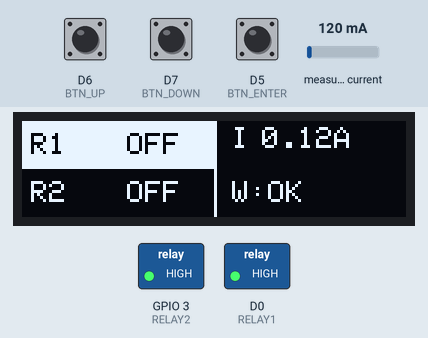
Simulated run of this sketch. Board: ESP8266 (NodeMCU). Parts: 128×32 one-colour display, switched loads named in the sketch (green lamp = pin HIGH). The inputs (shaded band) are chosen by the test bench; at power-on: D5 (BTN_ENTER) HIGH, D6 (BTN_UP) HIGH, D7 (BTN_DOWN) HIGH, measured current 120 mA. WiFi joins after 1.5 s; servers stay silent unless stated; uploads are accepted with an empty reply.

Above: at 2.7 s.
2.8 s: D5 (BTN_ENTER) pulled LOW for 3.2 s
At 7.0 s:
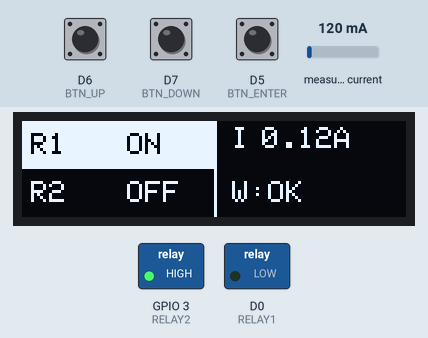
7.5 s: D6 (BTN_UP) pulled LOW for 0.15 s
At 8.9 s:
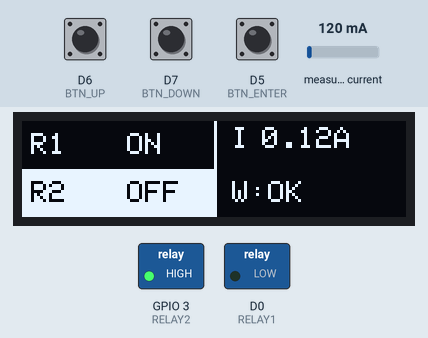
9.3 s: D5 (BTN_ENTER) pulled LOW for 0.15 s
At 11.0 s:
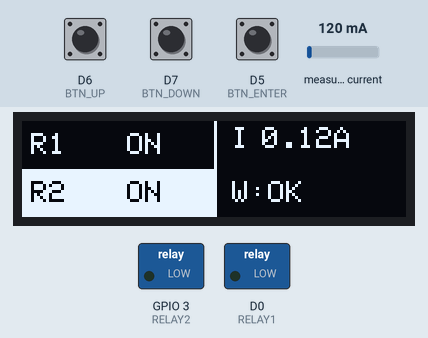
11.6 s: D7 (BTN_DOWN) pulled LOW for 0.15 s
At 13.1 s:
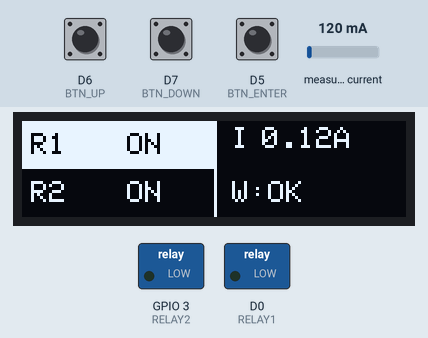
13.4 s: D5 (BTN_ENTER) pulled LOW for 1 s
At 15.3 s:
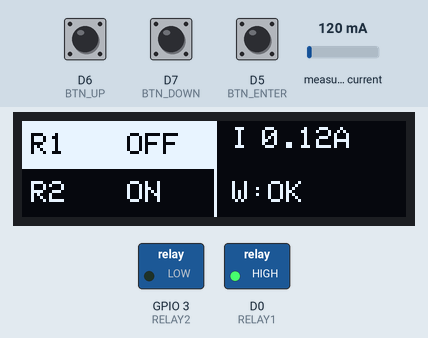
15.9 s: D6 (BTN_UP) pulled LOW for 1 s
At 16.8 s:
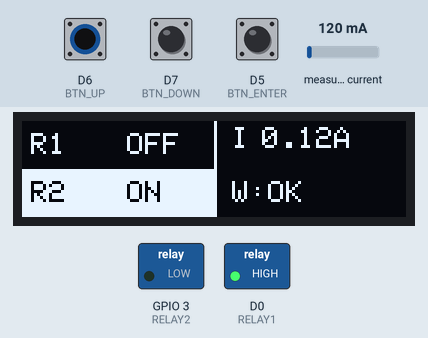
Timing chart, 0 to 18.9 s (numbered marks = the images above; inputs shaded):
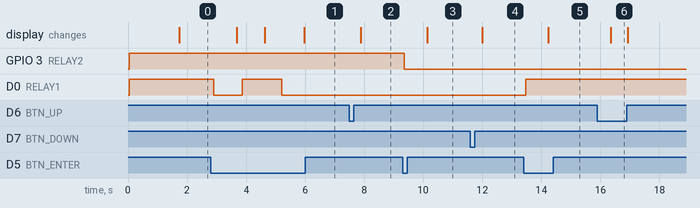

The sketch:

slave_2.ino
```cpp
#include <Wire.h>
#include <Adafruit_GFX.h>
#include <Adafruit_SSD1306.h>
#include <ESP8266WiFi.h>
#include <ESP8266HTTPClient.h>
#include <WiFiClient.h>
#include "EmonLib.h"                    // ← add this

// ---- OLED ----
Adafruit_SSD1306 display(128, 32, &Wire, -1);

// ---- Buttons ----
#define BTN_UP    D6
#define BTN_DOWN  D7
#define BTN_ENTER D5

// ---- Relays ----
#define RELAY1 D0
#define RELAY2 3

// ---- WiFi ----
#define SLAVE_ID    2             // ← 2 for second slave
#define AP_SSID     "SuperSlave_AP"
#define AP_PASSWORD "12345678"
#define MASTER_IP   "192.168.4.1"

const char* items[2] = {"R1", "R2"};
bool state[2] = {false, false};
int selected = 0;

WiFiClient wifiClient;
EnergyMonitor emon1;               // ← add this

// ---------------- CURRENT ----------------
float readCurrent() {
  double Irms = emon1.calcIrms(1480);
  if (Irms < 0.10) Irms = 0.0;
  return (float)Irms;
}

// ---------------- RELAY ----------------
void applyRelay(int i) {
  if (i == 0) digitalWrite(RELAY1, state[0] ? LOW : HIGH);
  else        digitalWrite(RELAY2, state[1] ? LOW : HIGH);
}

// ---------------- SEND STATUS ----------------
void sendStatus() {
  if (WiFi.status() != WL_CONNECTED) return;

  HTTPClient http;
  String url = "http://" + String(MASTER_IP) + "/update";
  http.begin(wifiClient, url);
  http.addHeader("Content-Type", "application/x-www-form-urlencoded");

  float current = readCurrent();
  String body = "id=" + String(SLAVE_ID)
              + "&r1=" + (state[0] ? "1" : "0")
              + "&r2=" + (state[1] ? "1" : "0")
              + "&cur=" + String(current, 2);

  http.POST(body);
  http.end();
}

// ---------------- UI ----------------
void drawUI() {
  float current = readCurrent();

  display.clearDisplay();
  display.setTextSize(1);
  display.setTextColor(WHITE);
  display.drawLine(64, 0, 64, 32, WHITE);

  for (int i = 0; i < 2; i++) {
    int y = i * 16;
    if (i == selected) {
      display.fillRect(0, y, 64, 16, WHITE);
      display.setTextColor(BLACK);
    } else {
      display.setTextColor(WHITE);
    }
    display.setCursor(3, y + 4);
    display.print(items[i]);
    display.setCursor(35, y + 4);
    display.print(state[i] ? "ON" : "OFF");
  }

  display.setTextColor(WHITE);
  display.setCursor(70, 2);
  display.print("I");
  display.setCursor(80, 2);
  display.print(current, 2);
  display.print("A");

  display.setCursor(70, 20);
  display.print(WiFi.status() == WL_CONNECTED ? "W:OK" : "W:--");

  display.display();
}

// ---------------- SETUP ----------------
void setup() {
  Wire.begin(D2, D1);
  display.begin(SSD1306_SWITCHCAPVCC, 0x3C);
  display.setRotation(2);

  display.clearDisplay();
  display.setTextColor(WHITE);
  display.setCursor(0, 8);
  display.print("Connecting WiFi..");
  display.display();

  pinMode(BTN_UP,    INPUT_PULLUP);
  pinMode(BTN_DOWN,  INPUT_PULLUP);
  pinMode(BTN_ENTER, INPUT_PULLUP);
  pinMode(RELAY1, OUTPUT);
  pinMode(RELAY2, OUTPUT);
  digitalWrite(RELAY1, HIGH);
  digitalWrite(RELAY2, HIGH);

  emon1.current(A0, 16.1);        // ← add this

  WiFi.mode(WIFI_STA);
  WiFi.begin(AP_SSID, AP_PASSWORD);
  unsigned long t = millis();
  while (WiFi.status() != WL_CONNECTED && millis() - t < 8000) {
    delay(300);
  }
}

// ---------------- LOOP ----------------
void loop() {
  if (digitalRead(BTN_UP) == LOW) {
    selected--;
    if (selected < 0) selected = 1;
    delay(200);
    drawUI();
  }

  if (digitalRead(BTN_DOWN) == LOW) {
    selected++;
    if (selected > 1) selected = 0;
    delay(200);
    drawUI();
  }

  if (digitalRead(BTN_ENTER) == LOW) {
    state[selected] = !state[selected];
    applyRelay(selected);
    sendStatus();
    delay(200);
    drawUI();
  }

  static unsigned long tDraw = 0;
  if (millis() - tDraw > 300) {
    tDraw = millis();
    drawUI();
  }

  static unsigned long tSend = 0;
  if (millis() - tSend > 2000) {
    tSend = millis();
    sendStatus();
  }
}
```

Measured:
- after the input at 2.8 s, D0 (RELAY1): HIGH → LOW after 0.11 s, → HIGH 0.96 s later, → LOW 1.3 s later; the display: changes after 0.88 s (image 1)
- after the input at 7.5 s, the display: changes after 0.39 s (image 2)
- after the input at 9.3 s, GPIO 3 (RELAY2): HIGH → LOW after 0.06 s; the display: changes after 0.83 s (image 3)
- after the input at 11.6 s, the display: changes after 0.39 s (image 4)
- after the input at 13.4 s, D0 (RELAY1): LOW → HIGH after 0.06 s; the display: changes after 0.83 s (image 5)
- after the input at 15.9 s, the display: changes after 0.45 s (image 6)
